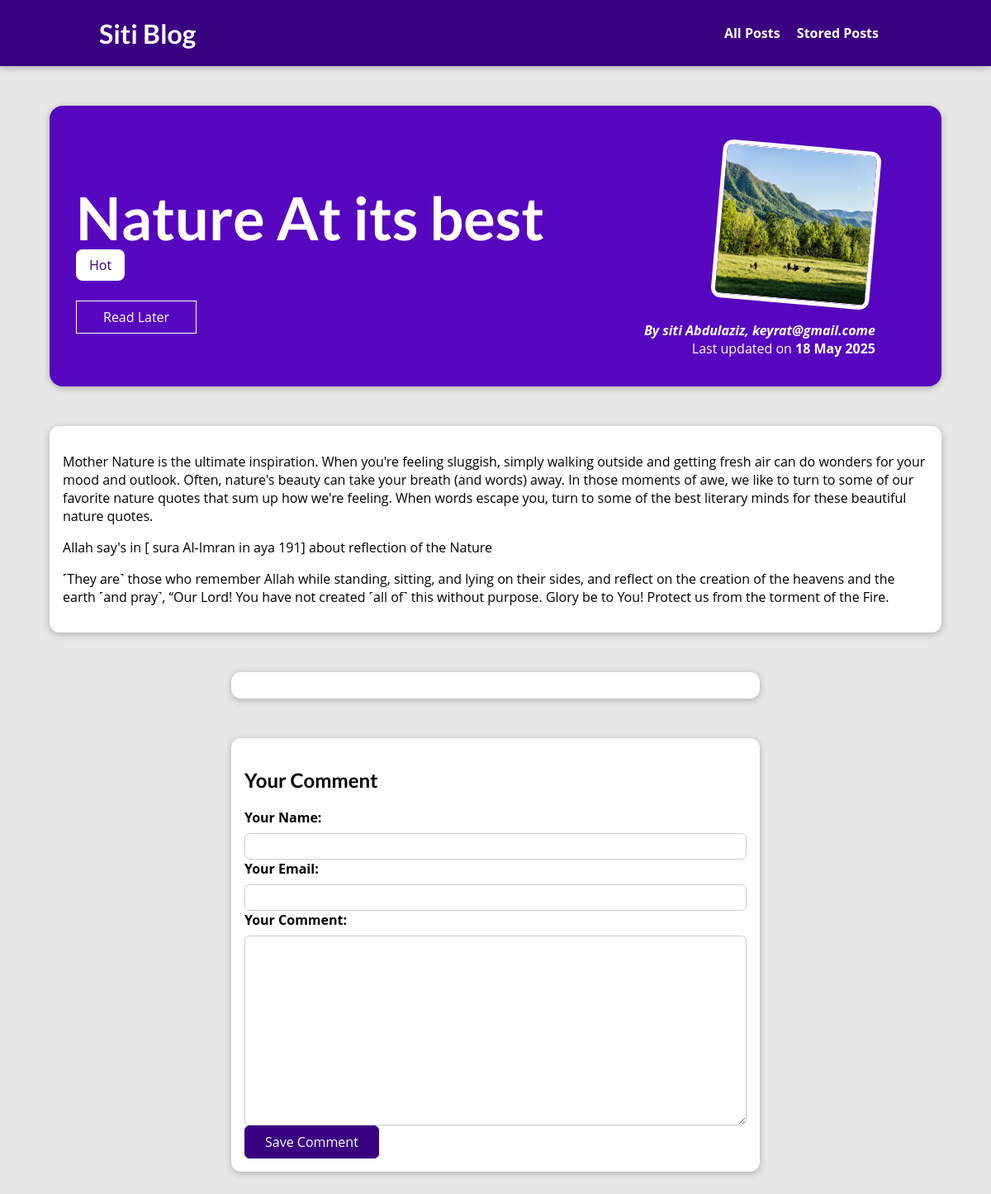
The app's page /posts/mountain-visiting, older data.
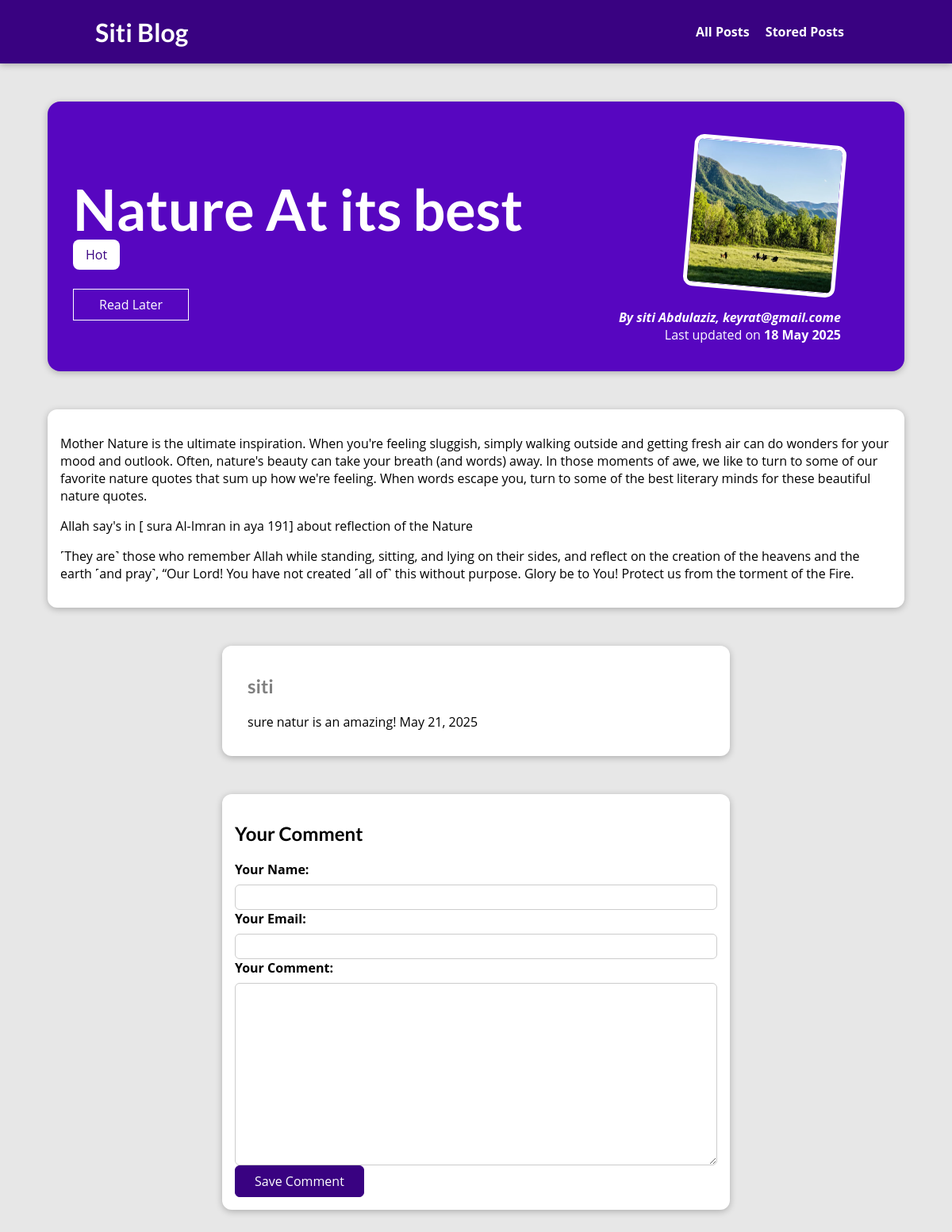
The same page, newer data.
### blog/models.py (models this page shows, shortened)
class Post(models.Model):
    title = models.CharField(max_length=250)
    excerpt = models.CharField(max_length=300)
    image = models.ImageField(upload_to="post", null=True)
    date = models.DateField(auto_now=True)
    slug = models.SlugField(unique=True, db_index=True)
    content = models.TextField(validators=[MinLengthValidator(10)])
    author = models.ForeignKey(Author, on_delete=models.SET_NULL, null=True, related_name="posts")
    tag = models.ManyToManyField(Tag)

class Tag(models.Model):
    caption = models.CharField(max_length=30)

class Author(models.Model):
    first_name = models.CharField(max_length=200)
    last_name = models.CharField(max_length=200)
    email = models.EmailField()
    def __str__(self):
        return f"{self.first_name} {self.last_name}, {self.email}"

class Comment(models.Model):
    user_name = models.CharField(max_length=120)
    user_email = models.EmailField(max_length=254)
    text = models.TextField(max_length=400)
    post = models.ForeignKey(
        Post, on_delete=models.CASCADE, related_name="comments")
    date = models.DateField(auto_now=True)

### blog/views.py (the view, shortened to what this page needs)
class PostDetail(View):
    def is_stored_post(self, request, post_id):
        stored_posts = request.session.get("stored_posts")
        if stored_posts is not None:
            is_saved_for_later = post_id in stored_posts
        else:
            is_saved_for_later = False
        return is_saved_for_later
    def get(self, request, slug):
        post = Post.objects.get(slug=slug)
        context = {
            "post": post,
            "post_tags": post.tag.all(),
            "comment_form": CommentForm(),
            "comments": post.comments.all().order_by("-id"),
            "saved_for_later": self.is_stored_post(request, post.id)
        }
        return render(request, "blog/post-detail.html", context)

### blog/forms.py
class CommentForm(forms.ModelForm):
    class Meta:
        model = Comment
        exclude = ["post"]
        labels =  {
            "user_name": "Your Name",
            "user_email": "Your Email",
            "text": "Your Comment"
        } # to overwrit labels of field in comment model.

### blog/templates/blog/post-detail.html (shortened to what this page needs)
{% extends "base.html" %}
{% load static %}
{% block css_file %}
    <link rel="stylesheet" href="{% static "blog/post-detail.css" %}" />
{% endblock%}
{% block content%}
    <section id="summary">
        <h2>{{ post.title }}</h2>
        <div>
            {% for atag in post_tags %}
                <span class="tag">{{ atag.caption }}</span>
            {% endfor %}
        </div>
        <div id="read-later">
            <form action=" {% url "read-later" %}" method="POST">
                <button>
                    {% if saved_for_later %}
                        Remove from Read Later List
                    {% else %}
                        Read Later
                    {% endif %}
                </button>
            </form>
        </div>
        <article>
            <img src="{{ post.image.url }}" alt="{{ post.title }}"/>
            <address>By <a href="mailto:{{post.author.email}}">{{ post.author }}</a></address>
            <div>
                Last updated on <time>{{ post.date|date:"d M Y" }}</time>
            </div>
        </article>
    </section>
    <main>
        {{ post.content|linebreaks }}
    </main>
    <section id="comments">
        <ul>
          {% for comment in comments %}
            <li>
                <h2>{{ comment.user_name }}</h2>
                <p>{{ comment.text }} {{ comment.date }}</p>
            </li>
            {% endfor %}
        </ul>
    </section>
    <section id="comment_form">
        <h2>Your Comment</h2>
        <form action="{% url "posts_detail" post.slug %}" method="POST">
            {% for form_field in comment_form %}
                <div class="form-control {% if form_field.errors %}invalid{% endif %}">
                    {{ form_field.label_tag }}
                    {{ form_field }}
                </div>
            {% endfor %}
            <button>Save Comment</button>
        </form>
    </section>
{% endblock %}

### templates/base.html (shortened to what this page needs)
{% load static %}
<!DOCTYPE html>
<html lang="en">
<head>
    <link rel="stylesheet" href="{% static "app.css" %}">
    {% block css_file %}{% endblock %}
</head>
<body>
    <header id="main-navigation">
        <h1><a href="{% url "starting" %}">Siti Blog</a></h1>
        <nav>
            <a href="{% url "posts" %}"> All Posts</a>
            <a href="{% url "read-later" %}">Stored Posts</a>
        </nav>
    </header>
    {% block content %}
    {% endblock %}
</body>
</html>

### static/app.css (style rules this page uses)
* { box-sizing: border-box; }
html { font-family: 'Open Sans', 'Lato', sans-serif; }
body { margin: 0; }
h1, h2, h3 { font-family: 'Lato', sans-serif; font-weight: bold; }
#main-navigation { width: 100%; height: 5rem; display: flex; justify-content: space-between; align-items: center; padding: 0 10%; position: absolute; top: 0; left: 0; }
#main-navigation a { text-decoration: none; color: white; font-weight: bold; margin-right: 1rem; }

### blog/static/blog/post-detail.css (style rules this page uses)
body { background-color: #e7e7e7; }
#main-navigation { background-color: #390281; box-shadow: 0 2px 8px rgba(0, 0, 0, 0.25); }
#summary { margin: 8rem auto 3rem auto; padding: 2rem; width: 90%; max-width: 90rem; border-radius: 16px; background-color: #5706c0; position: relative; box-shadow: 0 2px 8px rgba(0, 0, 0, 0.25); height: auto; }
#summary h2 { font-size: 4.5rem; color: white; margin-bottom: 0.25rem; }
#summary article { position: absolute; top: 2rem; right: 3rem; padding: 1rem 2rem; border-radius: 12px; text-align: right; color: white; }
#summary article img { width: 12rem; height: 12rem; border-radius: 12px; transform: rotateZ(5deg); border: 5px solid white; margin-bottom: 1rem; }
#summary address { font-weight: bold; }
#summary a { color: white; text-decoration: none; }
#summary time { font-weight: bold; }
#read-later { margin: 2rem 0; }
#read-later button { background-color: transparent; border: 1px solid white; padding: 0.5rem 2rem; font: inherit; color: white; cursor: pointer; }
main { width: 90%; max-width: 90rem; margin: 3rem auto; background-color: white; padding: 1rem; border-radius: 12px; box-shadow: 0 2px 8px rgba(0, 0, 0, 0.25); }
.tag { background-color: white; color: #390281; padding: 0.5rem 1rem; border-radius: 8px; }
#comment_form { margin: 3rem auto; width: 90%; max-width: 40rem; border-radius: 12px; background-color: white; box-shadow: 0 2px 8px rgba(0, 0, 0, 0.25); padding: 1rem; }
#comment_form button { font: inherit; background-color: #390281; color: white; border: 1px solid #390281; padding: 0.5rem 1.5rem; border-radius: 6px; cursor: pointer; }
.form-control label { font-weight: bold; margin-bottom: 0.5rem; display: block; }
.form-control input, .form-control textarea { display: block; width: 100%; font: inherit; padding: 0.25rem; border-radius: 6px; border: 1px solid #ccc; }
#comments { margin: 3rem auto; width: 90%; max-width: 40rem; border-radius: 12px; background-color: white; box-shadow: 0 2px 8px rgba(0, 0, 0, 0.25); padding: 1rem 2rem; }
#comments ul { list-style: none; margin: 0; padding: 0; }
#comments li { margin-bottom: 1rem; border-bottom: 2px solid #ccc; }
#comments li:last-of-type { border-bottom: none; }
#comments h2 { color: gray; }

Row changes from the older to the newer data that the page shows:
added Comment: user_name "siti", text "sure natur is an amazing!", date "May 21, 2025"
